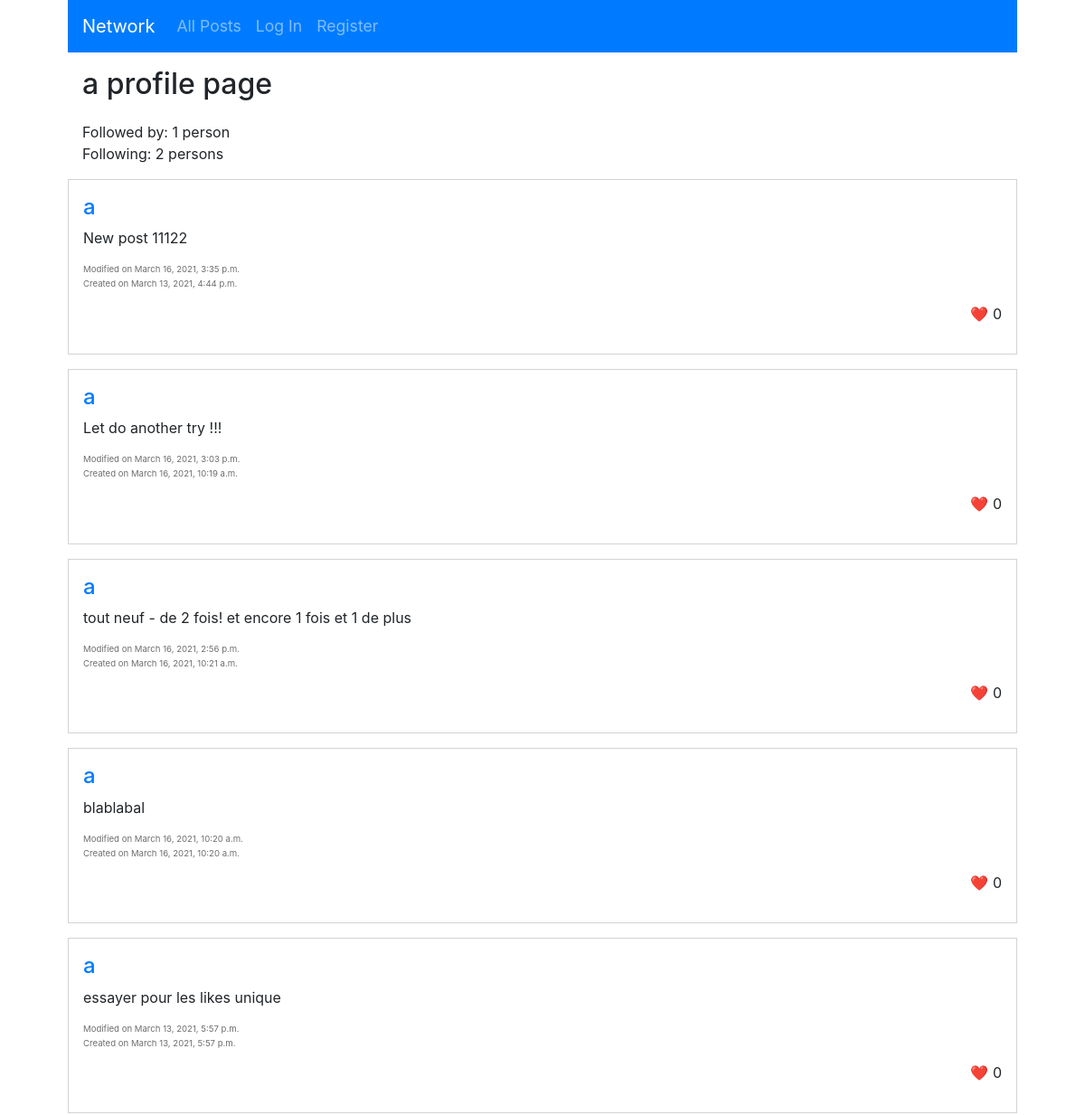
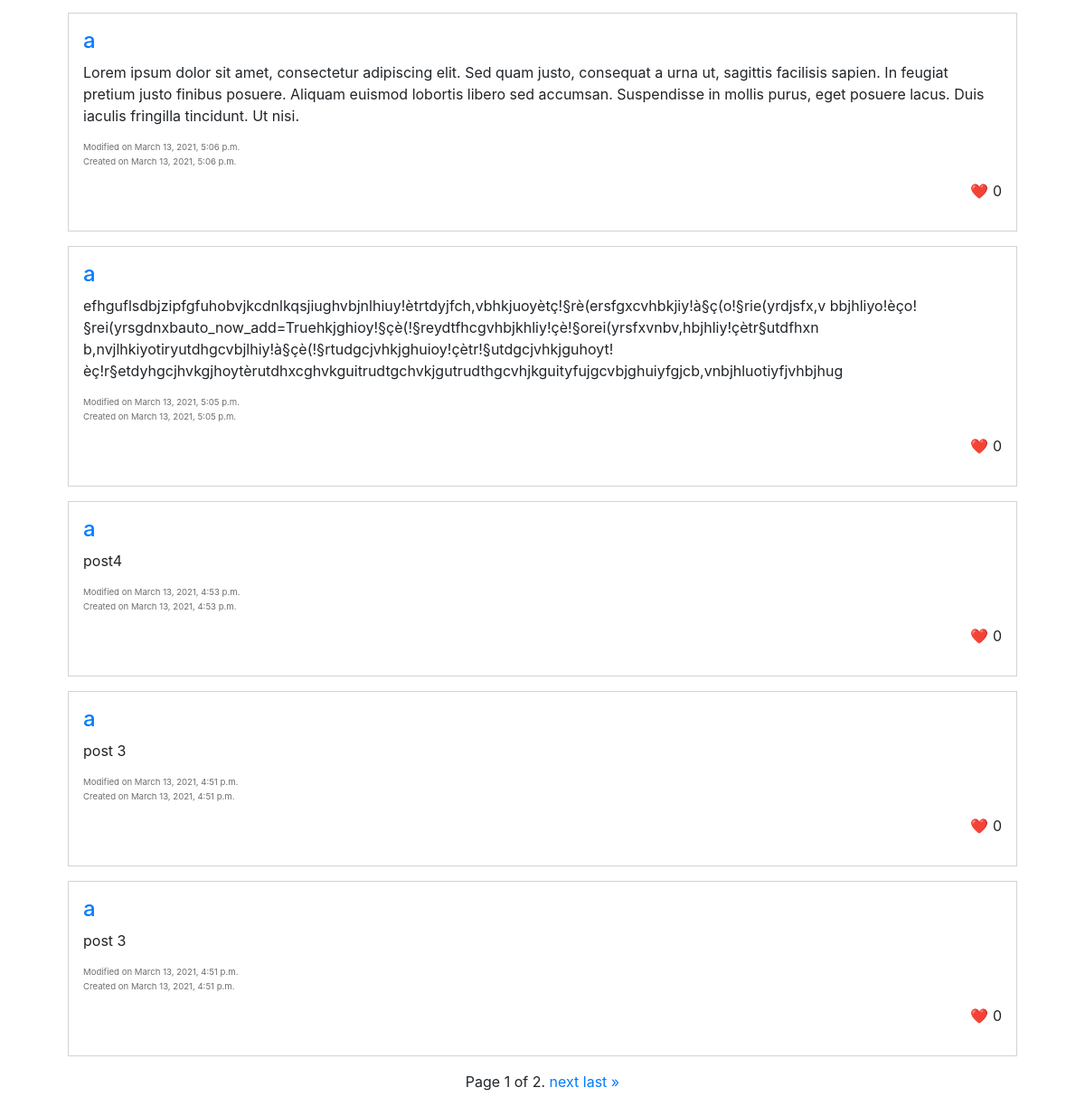
The page /profile/1 on the database as committed earlier (2 pictures, top to bottom).
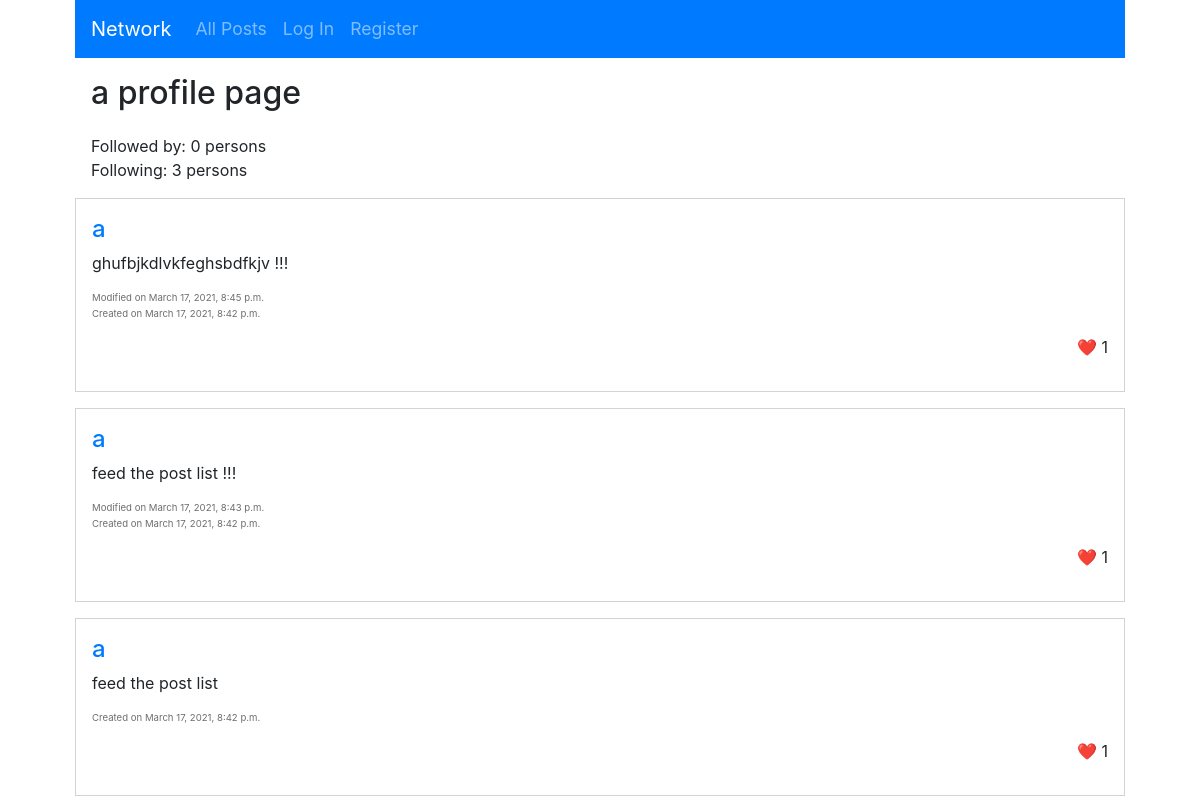
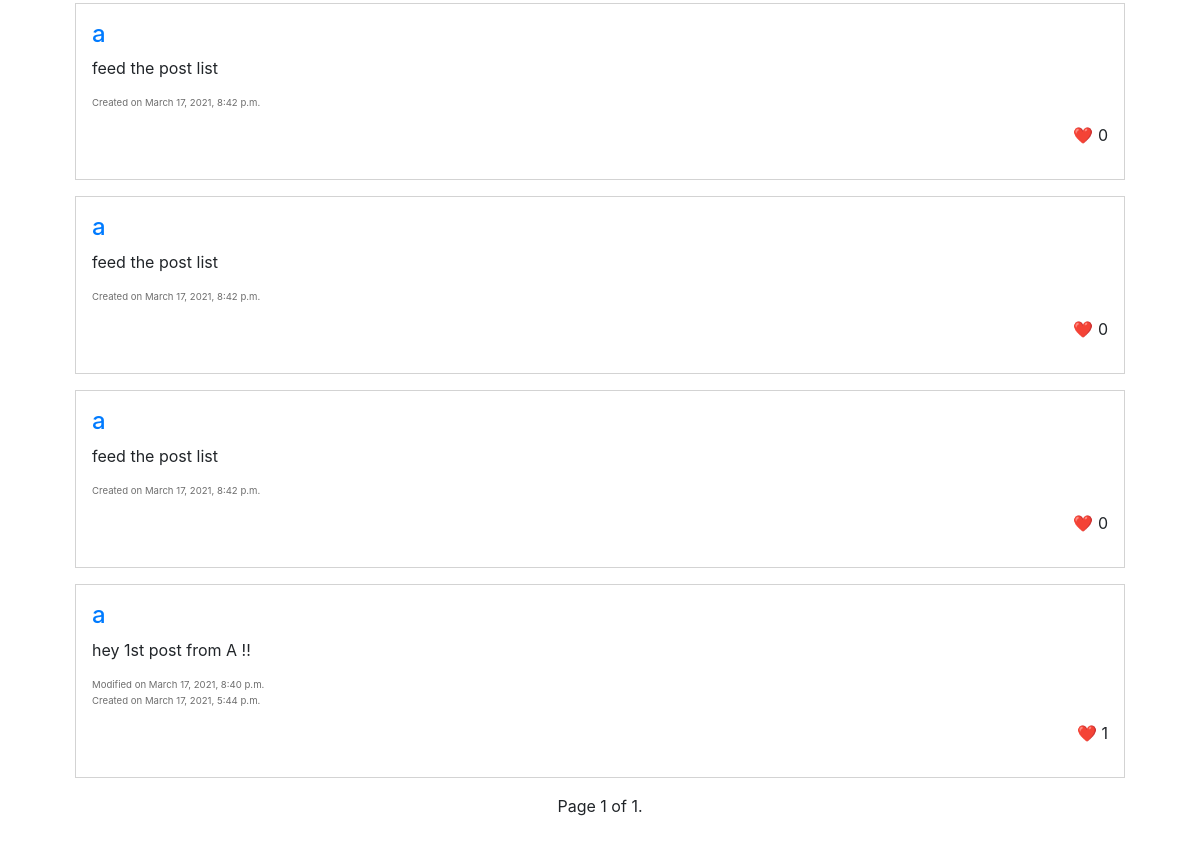
The same page on the database as committed later (2 pictures, top to bottom).
### network/models.py (models this page shows)
class User(AbstractUser):
    followers = models.ManyToManyField("self", related_name="followerz", symmetrical=False)

class Post(models.Model):
    author = models.ForeignKey(User, on_delete=models.CASCADE, related_name="author")
    text = models.CharField(max_length=280)
    time_creation = models.DateTimeField(auto_now_add=True)
    time_last_update = models.DateTimeField(null=True)
    likes = models.ManyToManyField(User, related_name="liker", symmetrical=False)

### network/views.py (the view)
# urls.py: path("profile/<int:user_id>", views.profile, name="profile"),
def profile(request, user_id):
    visited_user = User.objects.get(pk=user_id)
    followings = User.objects.filter(followers=visited_user).count()
    posts_page = get_posts_page(request, user_id)
    return render(request, "network/index.html", {
        "visited_user": visited_user,
        "followings": followings,
        "posts": posts_page,
        "display_new_post": request.user == visited_user,
        "h1": "profile"
    })

### network/views.py (called while the page is built)
def get_posts_page(request, user_id):
    if user_id == "all":
        posts = Post.objects.all().order_by("time_last_update").reverse()
    elif type(user_id) == type(User.objects.filter(followers=1)):
        posts = Post.objects.filter(author__in=user_id).order_by("time_last_update").reverse()
    else:
        visited_user = User.objects.get(pk=user_id)
        posts = visited_user.author.order_by("time_last_update").reverse()
    posts_paginated = Paginator(posts, 10)
    page_number = int(request.GET.get("page", 1))
    return posts_paginated.get_page(page_number)

### network/templates/network/index.html (shortened to what this page needs)
{% extends "network/layout.html" %}
{% load static %}
{% block body %}
    {% if h1 == "All Posts" or h1 == "Following" %}
        <div class="content">
            <h1>{{h1}}</h1>
            {% if following_count %}
                <p>You are following {{ following_count }} person{{ following_count|pluralize }}</p>
            {% endif %}
        </div>
    {% elif h1 == "profile" %}
        <div class="content">
            <div class="user_info">
                <h1 data-visited_id="{{ visited_user.id }}">{{ visited_user.username }} profile page</h1>
                <div class="connections">
                    <p>Followed by: <span id="followers_count">{{ visited_user.followers.count }}</span> <span id="counter_person">person{{ visited_user.followers.count|pluralize }}</span></p>
                    <p>Following: {{ followings }} person{{ followings|pluralize }}</p>
                </div>
            </div>
        </div>
    {% endif %}
    {% for post in posts %}
        <div class="post" data-post_id="{{ post.id }}">
            <h2><a href="{% url 'profile' post.author.id %}">{{ post.author.username }}</a></h2>
            <p id="post-content-{{ post.id }}">{{ post.text }}</p>
            {% if post.time_last_update != post.time_creation %}
                <p class="update_time">Modified on {{ post.time_last_update }}</p>
            {% endif%}
            <p class="post_time">Created on {{ post.time_creation }}</p>
            <div class="like-section">
                <p class="like-count">
                    ❤️ <span id="counter_{{ post.id }}">{{ post.likes.all|length }}</span>
                </p>
            </div>
        </div>
    {% endfor %}
    <div class="pagination">
        <span class="step-links">
            <span class="current">
                Page {{ posts.number }} of {{ posts.paginator.num_pages }}.
            </span>
            {% if posts.has_next %}
                <a href="?page={{ posts.next_page_number }}">next</a>
                <a href="?page={{ posts.paginator.num_pages }}">last &raquo;</a>
            {% endif %}
        </span>
    </div>
{% endblock %}

Rows that differ between the two databases and show on the page:
no longer on this page (row edited): Post: author.username "a", text "New post 11122", time_last_update "March 16, 2021, 3:35 p.m.", time_creation "March 13, 2021, 4:44 p.m.", likes.all|length "0"
removed Post: author.username "a", text "tout neuf - de 2 fois! et encore 1 fois et 1 de plus", time_last_update "March 16, 2021, 2:56 p.m.", time_creation "March 16, 2021, 10:21 a.m.", likes.all|length "0"
removed Post: author.username "a", text "blablabal", time_last_update "March 16, 2021, 10:20 a.m.", time_creation "March 16, 2021, 10:20 a.m.", likes.all|length "0"
no longer on this page (row edited): Post: author.username "a", text "efhguflsdbjzipfgfuhobvjkcdnlkqsjiughvbjnlhiuy!ètrtdyjfch,vbhkjuoyètç!§rè(ersfgxcvhbkjiy!à§ç(o!§rie(yrdjsfx,v bbjhliyo!èço!§rei(yrsgdnxbauto_now_add=Truehkjghioy!§çè(!§reydtfhcgvhbjkhliy!çè!§orei(yrsfxvnbv,hbjhliy!çètr§utdfhxn b,nvjlhkiyotiryutdhgcvbjlhiy!à§çè(!§rtudgcjvhkjghuioy!çètr!§utdgcjvhkjguhoyt!èç!r§etdyhgcjhvkgjhoytèrutdhxcghvkguitrudtgchvkjgutrudthgcvhjkguityfujgcvbjghuiyfgjcb,vnbjhluotiyfjvhbjhug", time_last_update "March 13, 2021, 5:05 p.m.", time_creation "March 13, 2021, 5:05 p.m.", likes.all|length "0"
no longer on this page (row edited): Post: author.username "a", text "post4", time_last_update "March 13, 2021, 4:53 p.m.", time_creation "March 13, 2021, 4:53 p.m.", likes.all|length "0"
no longer on this page (row edited): Post: author.username "a", text "post 3", time_last_update "March 13, 2021, 4:51 p.m.", time_creation "March 13, 2021, 4:51 p.m.", likes.all|length "0"
no longer on this page (row edited): Post: author.username "a", text "post 3", time_last_update "March 13, 2021, 4:51 p.m.", time_creation "March 13, 2021, 4:51 p.m.", likes.all|length "0"
changed User: followers.count "1" → "0"
changed Post: text "Lorem ipsum dolor sit amet, consectetur adipiscing elit. Sed quam justo, consequat a urna ut, sagittis facilisis sapien. In feugiat pretium justo finibus posuere. Aliquam euismod lobortis libero sed accumsan. Suspendisse in mollis purus, eget posuere lacus. Duis iaculis fringilla tincidunt. Ut nisi." → "ghufbjkdlvkfeghsbdfkjv !!!"; time_last_update "March 13, 2021, 5:06 p.m." → "March 17, 2021, 8:45 p.m."; time_creation "March 13, 2021, 5:06 p.m." → "March 17, 2021, 8:42 p.m."; likes.all|length "0" → "1"; moves up the list
changed Post: text "Let do another try !!!" → "feed the post list !!!"; time_last_update "March 16, 2021, 3:03 p.m." → "March 17, 2021, 8:43 p.m."; time_creation "March 16, 2021, 10:19 a.m." → "March 17, 2021, 8:42 p.m."; likes.all|length "0" → "1"
now on this page (row edited): Post: author.username "a", text "feed the post list", time_creation "March 17, 2021, 8:42 p.m.", likes.all|length "1"
now on this page (row edited): Post: author.username "a", text "feed the post list", time_creation "March 17, 2021, 8:42 p.m.", likes.all|length "0"
now on this page (row edited): Post: author.username "a", text "feed the post list", time_creation "March 17, 2021, 8:42 p.m.", likes.all|length "0"
changed Post (number 6 of 7 on the later page): text "essayer pour les likes unique" → "feed the post list"; time_creation "March 13, 2021, 5:57 p.m." → "March 17, 2021, 8:42 p.m."; time_last_update "March 13, 2021, 5:57 p.m." → (not shown)
now on this page (row edited): Post: author.username "a", text "hey 1st post from A !!", time_last_update "March 17, 2021, 8:40 p.m.", time_creation "March 17, 2021, 5:44 p.m.", likes.all|length "1"
Other text that changed with them:
{{ followings }}: "2" → "3"
{{ posts.paginator.num_pages }}: "2" → "1"
text no longer shown: "next last »"
